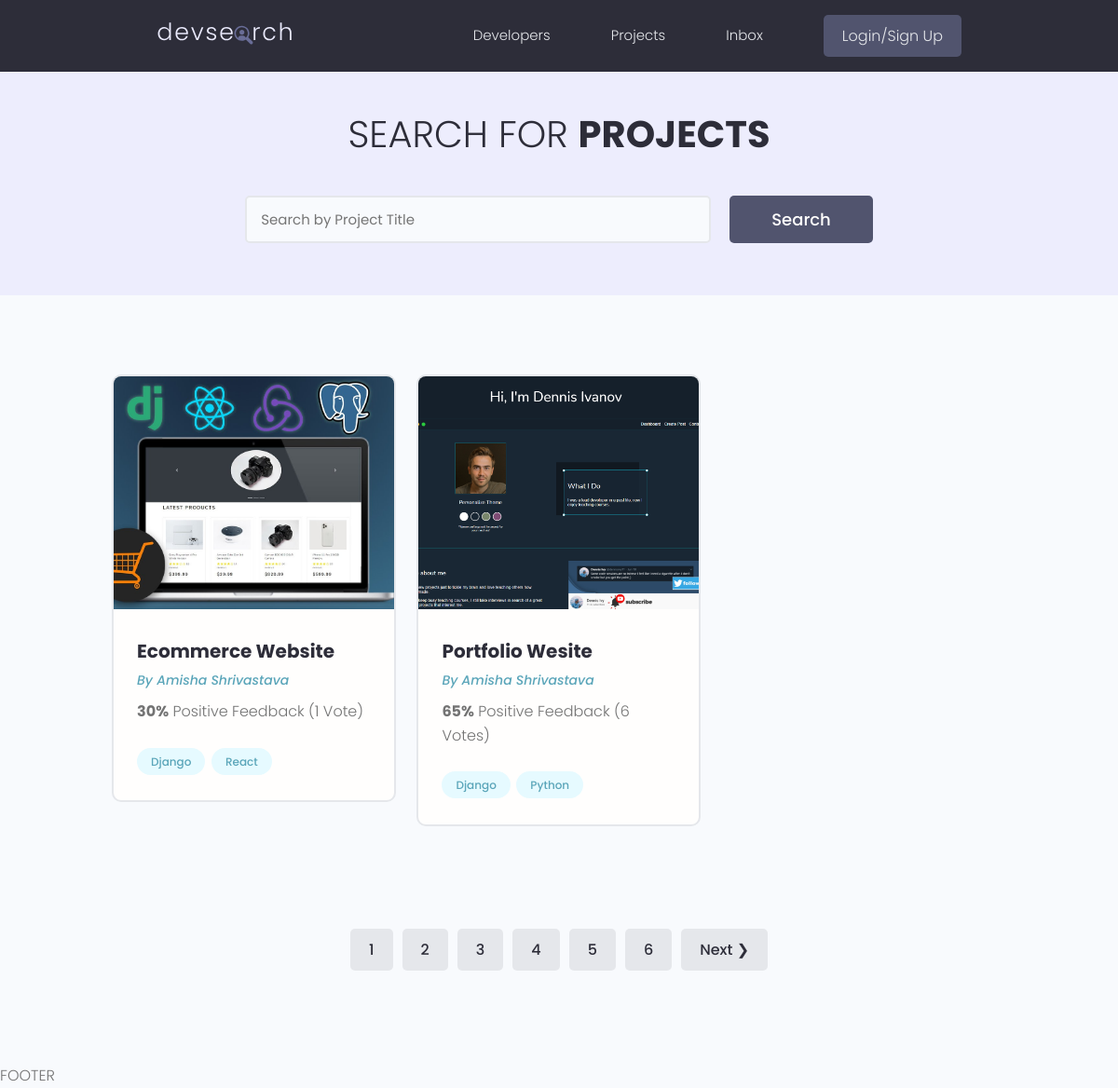
/projects/, run on the app's committed database.
### projects/models.py (models this page shows, shortened)
class Project(models.Model):
    owner = models.ForeignKey(Profile, null=True, blank=True, on_delete=models.SET_NULL)
    title = models.CharField(max_length=200)
    description = models.TextField(null=True, blank=True) # not necessary
    featured_image = models.ImageField(null=True, blank=True, default="default.jpg")
    demo_link = models.CharField(max_length=2000, null=True, blank=True)
    source_link = models.CharField(max_length=2000, null=True, blank=True)
    tag = models.ManyToManyField('Tag', blank=True)
    vote_total = models.IntegerField(default=0, null=True, blank=True)
    vote_ratio = models.IntegerField(default=0, null=True, blank=True)
    created = models.DateTimeField(auto_now_add=True)
    id = models.UUIDField(default=uuid.uuid4, unique=True, primary_key=True, editable=False)
    class Meta:
        ordering = ['created']

class Tag(models.Model):
    name = models.CharField(max_length=200)
    created = models.DateTimeField(auto_now_add=True)
    id = models.UUIDField(default=uuid.uuid4, unique=True, primary_key=True, editable=False)
    def __str__(self):
        return self.name

### users/models.py (models this page shows, shortened)
class Profile(models.Model):
    user = models.OneToOneField(User, on_delete=models.CASCADE, null=True, blank=True)
    name = models.CharField(max_length=200, blank=True, null=True) #character field need max length
    email = models.EmailField(max_length=500, blank=True, null=True)
    username = models.CharField(max_length=200, blank=True, null=True)
    location = models.CharField(max_length=200, blank=True, null=True)
    short_intro = models.CharField(max_length=200, blank=True, null=True)
    bio = models.TextField(blank=True, null=True)
    profile_image = models.ImageField(null=True, blank=True, upload_to='profiles/', default='profiles/user-default.png') #requires image processig library pillow by default image goes to static folder
    social_github = models.CharField(max_length=200, blank=True, null=True)
    social_linkedin = models.CharField(max_length=200, blank=True, null=True)
    social_website = models.CharField(max_length=200, blank=True, null=True)
    social_twitter = models.CharField(max_length=200, blank=True, null=True)
    created = models.DateTimeField(auto_now_add=True)
    id = models.UUIDField(default=uuid.uuid4, unique=True, primary_key=True, editable=False)

### projects/views.py (the view)
# urls.py: path('projects/', include('projects.urls')),
def projects(request):
    projects,search_query = searchProjects(request)
    custom_range,projects = paginateProjects(request, projects,2)
    context = {'projects' : projects, 'search_query':search_query, 'custom_range':custom_range}
    return render(request, 'projects/projects.html',context)

### projects/utils.py (called while the page is built)
def paginateProjects(request, projects, results):
    page = request.GET.get('page')
    paginator = Paginator(projects, results)
    try:
        projects = paginator.page(page)
    except PageNotAnInteger:
        page = 1
        projects = paginator.page(page)
    except EmptyPage:
        projects = paginator.page(paginator.num_pages)
    left_index = (int(page)-4)
    if left_index<1:
        left_index=1
    right_index = (int(page)+5)
    if right_index>paginator.num_pages:
        right_index=paginator.num_pages
    custom_range = range(left_index,right_index+1)
    return custom_range, projects

def searchProjects(request):
    search_query = ''
    if request.GET.get('search_query'):
        search_query = request.GET.get('search_query')
    tag = Tag.objects.filter(name__icontains=search_query)
    projects = Project.objects.distinct().filter(
        Q(title__icontains=search_query)|
        Q(description__icontains=search_query)|
        Q(owner__name__icontains=search_query)|
        Q(tag__in=tag)
    )
    return projects,search_query

### projects/templates/projects/projects.html (shortened to what this page needs)
{% extends "main.html"%}
{% block content %}
<main class="projects">
    <section class="hero-section text-center">
      <div class="container container--narrow">
        <div class="hero-section__box">
          <h2>Search for <span>Projects</span></h2>
        </div>
        <div class="hero-section__search">
          <form id='searchForm' class="form" action="{% url 'projects'%}" method="get">
            <div class="form__field">
              <input class="input input--text" id="formInput#search" type="text" name="search_query"
                value="{{search_query}}" placeholder="Search by Project Title" />
            </div>
            <input class="btn btn--sub btn--lg" type="submit" value="Search" />
          </form>
        </div>
      </div>
    </section>
    <section class="projectsList">
      <div class="container">
        <div class="grid grid--three">
          {% for project in projects%}
          <div class="column">
            <div class="card project">
              <a href={% url 'project' project.id%} class="project">
                <img class="project__thumbnail" src="{{project.featured_image.url}}" alt="project thumbnail" />
                <div class="card__body">
                  <h3 class="project__title">{{project.title}}</h3>
                  <p><a class="project__author" href={% url 'user-profile' project.owner.id%}>By {{project.owner.name}}</a></p>
                  <p class="project--rating">
                    <span style="font-weight: bold;">{{project.vote_ratio}}%</span> Positive
                    Feedback ({{project.vote_total}} Vote{{project.vote_total|pluralize:"s"}})
                  </p>
                  <div class="project__tags">
                    {% for tag in project.tag.all%}
                    <span class="tag tag--pill tag--main">
                      <small>{{tag}}</small>
                    </span>
                    {% endfor %}
                  </div>
                </div>
            </div>
          </div>
          {% endfor %}
    </section>
    {% include 'pagination.html' with queryset=projects custom_range=custom_range %}
</main>
{% endblock %}

### static/styles/app.css (style rules this page uses)
:root { --color-sub: #2d2d39; }
.btn--sub { background-color: var(--color-sub-light); }
.card { border: 2px solid var(--color-light); }
img { width: 100%; }
.hero-section { height: 40vh; display: flex; align-items: center; background-color: var(--color-sub); }
.hero-section__box { margin-bottom: 4rem; }
.hero-section__box > h2, .hero-section__box > h2 > span { font-size: 4rem; color: var(--color-light); line-height: 1.3; text-transform: uppercase; }
.hero-section__box > h2 { font-weight: 300; }
.hero-section__box > h2 > span { font-weight: 700; }
.hero-section__search > .form { display: flex; align-items: center; justify-content: center; gap: 2rem; }
.hero-section__search > .form input.input--text { width: 50rem; }
.project__author { font-size: 1.4rem; font-style: italic; }
.project--rating { margin-bottom: 1.6em; margin-top: .5em; }
.projects > .hero-section { background: var(--color-sub-lighter); height: 30vh; }
.projects .hero-section__box { margin-bottom: 2.5rem; }
.projects .hero-section__box > h2 { color: var(--color-sub); }
.projects .hero-section__box > h2 > span { font-weight: 700; color: var(--color-sub); }
.projectsList { margin-top: 8rem; }
.project__thumbnail { height: 25rem; object-fit: cover; object-position: top center; }
.project__title { font-size: 2rem; font-weight: 700; color: var(--color-sub); }

### static/uikit/styles/modules/_variables.css (style rules this page uses)
:root { --color-main: #5aa5b9; --color-main-light: #e6faff; --color-sub: #3f4156; --color-sub-light: #51546e; --color-sub-lighter: #ededfd; --color-text: #737373; --color-gray: #8b8b8b; --color-light: #e5e7eb; --color-light-gray: #767676; --color-bg: #f8fafd; --color-white: #fffefd; --color-white-light: #f3f3f3; --color-success: #359e64; --color-success-bg: #def8e8; --color-error: #fc4b0b; --color-error-bg: #fff2ee; --font-base: 'Poppins', arial, helvetica, 'Segoe UI', roboto, ubuntu, sans-serif; --font-monospace: 'Fira Code', 'Courier New', courier, monospace; --font-regular: 300; --font-medium: 500; --font-bold: 700; --generic-shadow: 1px 1px 5px #00000010; --generic-transition: all 0.3s ease-in-out; }

### static/uikit/styles/modules/_base.css (style rules this page uses)
* { margin: 0; padding: 0; box-sizing: border-box; text-rendering: optimizeLegibility; color: inherit; font-size: inherit; }
html { font-size: 50%; }
@media only screen and (min-width: 480px) { html { font-size: 56.25%; } }
@media only screen and (min-width: 1200px) { html { font-size: 62.5%; } }
body { line-height: 1.6; font-weight: 400; font-size: 1.5rem; color: var(--color-text); background-color: var(--color-bg); min-height: 100vh; }

### static/uikit/styles/modules/_typography.css (style rules this page uses)
* { font-family: var(--font-base); }
h2 { font-size: 3.6rem; font-weight: var(--font-bold); }
h3 { font-size: 3.2rem; font-weight: var(--font-medium); }
p, span, strong { font-size: 1.6rem; color: var(--color-text); font-weight: var(--font-regular); }
a { padding-bottom: 2px; text-decoration: none; display: inline-block; color: var(--color-main); font-weight: var(--font-medium); }

### static/uikit/styles/modules/_utilities.css (style rules this page uses)
.container { width: 92%; max-width: 165rem; margin: 0 auto; box-sizing: border-box; }
.container--narrow { width: 92%; max-width: 120rem; }
@media screen and (min-width: 1000px) { .container { width: 90%; } }
@media screen and (min-width: 1000px) { .container--narrow { width: 85%; } }
@media screen and (min-width: 1200px) { .container { width: 80%; } }
@media screen and (min-width: 1200px) { .container--narrow { width: 72%; } }
.text-center { text-align: center; }

### static/uikit/styles/modules/_button.css (style rules this page uses)
.btn { display: inline-block; position: relative; cursor: pointer; background-color: var(--color-light); font-weight: var(--font-medium); color: var(--color-sub); text-decoration: none; padding: 1rem 2rem; border-radius: 0.5rem; border: none; width: -webkit-fit-content; width: -moz-fit-content; width: fit-content; height: -webkit-fit-content; height: -moz-fit-content; height: fit-content; font-size: 1.6rem; outline-width: 0; outline-color: transparent; -webkit-backface-visibility: hidden; backface-visibility: hidden; transition: all 0.3s ease-in-out; }
.btn--sub { background-color: var(--color-sub); color: var(--color-white); }
.btn--lg { font-size: 1.8rem; padding: 1.2rem 4.5rem; }

### static/uikit/styles/modules/_card.css (style rules this page uses)
.card { border-radius: 1rem; background-color: var(--color-white); border: 1.5px solid var(--color-light); width: auto; height: auto; margin-top: 0.5rem; margin-bottom: 0.5rem; overflow: hidden; }
.card__body, .card__header { padding: 2rem 2.5rem; }

### data on the page
Project: featured_image (picture), title "Ecommerce Website", owner.name "Amisha Shrivastava", vote_ratio "30", vote_total "1"
Tag: name "Django"
Tag: name "React"
Project: featured_image (picture), title "Portfolio Wesite", owner.name "Amisha Shrivastava", vote_ratio "65", vote_total "6"
Tag: name "Python"

### other printed values
{{ page }} "1"
{{ page }} "2" "3" "4" "5" "6"
